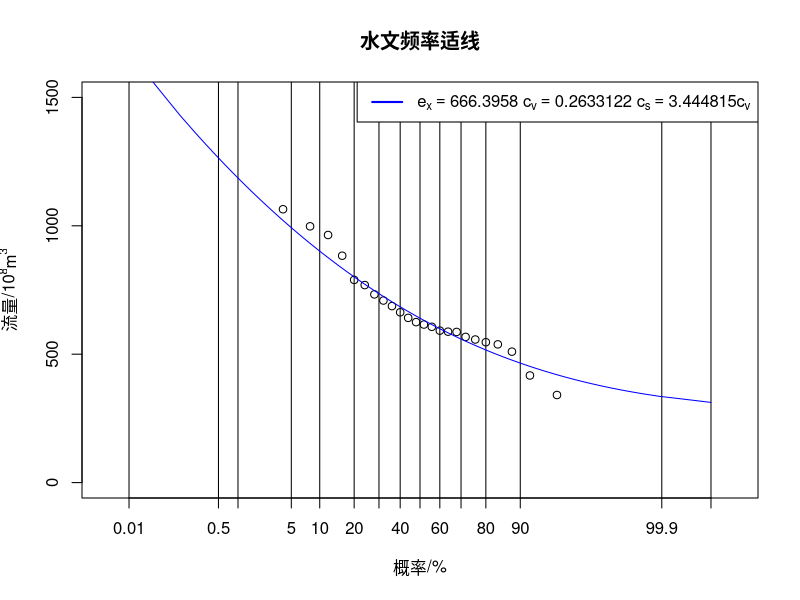

This chart was generated by the following R code:
library(openxlsx)
library(e1071)
library(ggplot2)

# 通过目标函数计算差值
calc_value <- function(x, y, ex, cv, factor) {
   cs <- factor * cv
   a <- 4 / (cs * cs)
   b <- 2 / (ex * cs * cv)
   a0 <- ex * (1 - 2 * cv / cs)
   sum <- 0;
   for (i in 1:length(x)) {
      xp <- qgamma(1 - pnorm(x[i], mean = 0, sd = 1), a, b) + a0
      sum <- sum + (y[i] - xp) ^ 2
   }
   return(sum)
}

# 绘制海森概率格纸和散点
draw_hazen <- function() {
   xz <- c(0.01, 0.5, 1, 5, 10, 20, 30, 40, 50, 60, 70, 80, 90, 99.9, 99.99)
   x_axis_values <- double(length(xz))
   for (i in 1:length(xz)) {
      x_axis_values[i] <- qnorm(xz[i] * 0.01, mean = 0, sd = 1)
      # x轴实际坐标值
   }
   pvalues <- double(n)
   for (i in 1:n) {
      pvalues[i] <- qnorm(i / (n + 1), mean = 0, sd = 1)
      # 概率
   }
   plot(x = pvalues, y = data, xlab = "概率/%", xaxt = "n",
        ylab = bquote(paste("流量/10" ^ "8", "m" ^ "3")),
        title("水文频率适线"),
        xlim = c(-4, 4), ylim = c(0, 1500))
   # 描点
   axis(1, x_axis_values, labels = xz)
   # 设置坐标轴
   for (i in x_axis_values) {
      abline(v = i)
      # 绘制坐标线
   }
   return(pvalues)
}

data <- read.xlsx(
  "Data.xlsx",
  sheet = 1,
  startRow = 0,
  colNames = TRUE,
  rowNames = FALSE,
  detectDates = FALSE,
  skipEmptyRows = TRUE,
  skipEmptyCols = TRUE,
  rows = NULL,
  cols = NULL,
  check.names = FALSE,
  sep.names = ".",
  namedRegion = NULL,
  na.strings = "NA",
  fillMergedCells = FALSE
)[[2]]
n <- length(data)
ex <- sum(data) / n
cv <- sd(data) / ex
data <- sort(data, decreasing = TRUE)
png(file = "P3-plot.png",
    width     = 800,
    height    = 800,
    units     = "px",
    res       = NA,
    pointsize = 20)
pvalues <- draw_hazen()
m <- 3000
csfactor <- seq(1, 4, length.out = m)
csfactorvalue <- double(m)
for (i in 1:m){
   csfactorvalue[i] <- calc_value(pvalues, data, ex, cv, csfactor[i])
}
fact <- csfactor[order(csfactorvalue)][1]
fact
# cs <- n * skewness(data) / (n - 3)
cs <- fact * cv
a <- 4 / (cs * cs)
b <- 2 / (ex * cs * cv)
a0 <- ex * (1 - 2 * cv / cs)
m <- 1000;
yy <- seq(10, 1200, length.out = m)
xx <- seq(0.01, 99.99, length.out = m)
for (i in 1:m) {
   yy[i] <- qgamma(1 - xx[i] * 0.01, a, b) + a0
   xx[i] <- qnorm(xx[i] * 0.01, mean = 0, sd = 1)
}
lines(xx, yy, col = "blue")
legend("topright", legend = c(bquote(paste(
  "e"["x"] == "", .(ex),
  " c"["v"] == "", .(cv),
  " c"["s"] == "", .(fact), "" * "c"["v"]))),
  col = c("blue"), lty = 1, lwd = 2)
dev.off()
warnings()